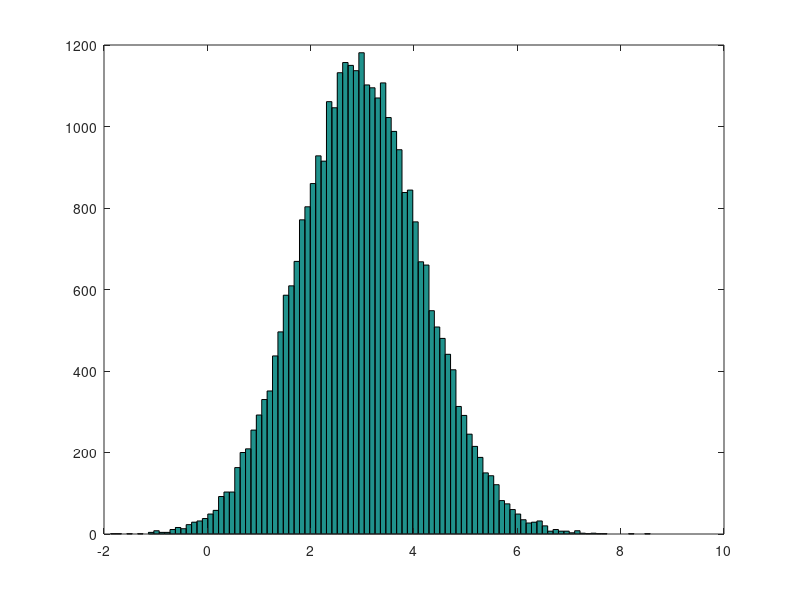

Recreate this plot in MATLAB.
mu = [2,3];
sigma = [1,1.5;1.5,3];

mu2 = 2;
sigma2 = 2;

samples = 100000;

r = mvnrnd(mu,sigma,samples);
r2 = mvnrnd(mu2,sigma2,samples);

valid = r2 > r(:,2);
r2 = r2(valid,1);

hist(r2,100);